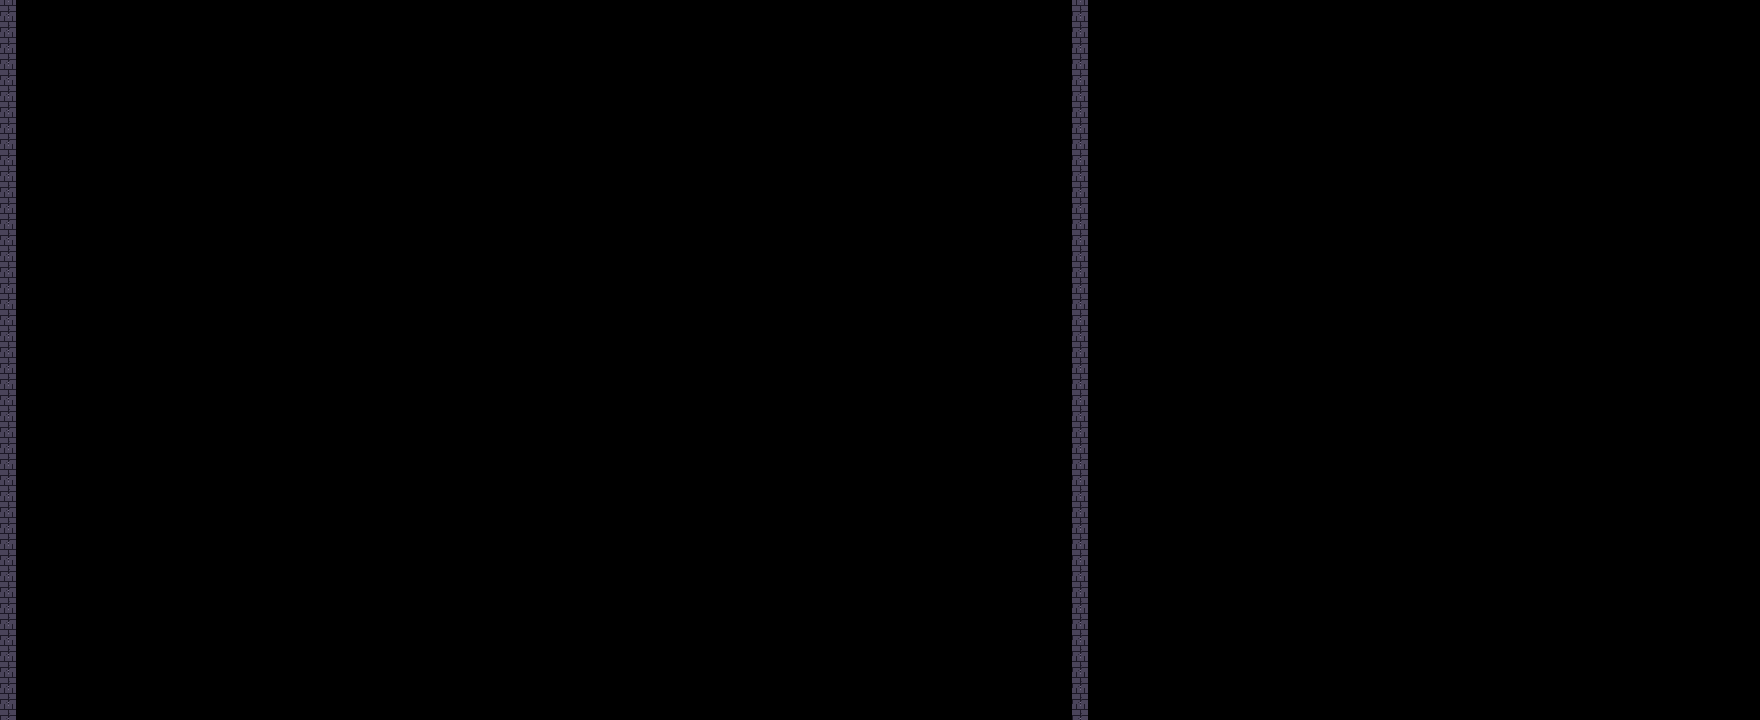

This is a level from a 2D game, rendered from its Tiled map with the project's own tilesets. A one-line summary and the map file follow, with tile-layer data summarised:
An orthogonal 110x45 tile map with 16x16 px tiles, 6 tile layers (BG_Far, BG_Mid, BG_Near, Terrain, ...) and 74 objects (24x Waypoint, 19x Platform, 8x Solid, 6x WalkerPalom, 6x FlyingHalcon, ...).

<map version="1.10" tiledversion="1.12.2" orientation="orthogonal" renderorder="right-down" width="110" height="45" tilewidth="16" tileheight="16" infinite="0" nextlayerid="9" nextobjectid="702">
 <properties>
  <property name="schema_version" value="1" />
  <property name="stage_id" value="hall" />
  <property name="stage_name" value="3-2  EL HALL" />
  <property name="author" value="Jose Pablo Monestel Cruz" />
  <property name="zone" type="int" value="3" />
  <property name="time_limit" type="int" value="170" />
  <property name="bgm_track" value="bgm_stage0" />
  <property name="climate" value="clear" />
  <property name="ambient_light" type="float" value="0.85" />
   <property name="bloom" type="float" value="0.25" />
  <property name="vignette" type="float" value="0.3" />
</properties>
 <tileset firstgid="1" name="tileset_gavilan_ciudad" tilewidth="16" tileheight="16" tilecount="64" columns="8">
  <image source="../../tilesets/tileset_gavilan_ciudad.png" width="128" height="128" />
 </tileset>
 <layer id="1" name="BG_Far" width="110" height="45">
  <data>[4950 cells, 0 non-empty, 0 distinct tile ids]</data>
 </layer>
 <layer id="2" name="BG_Mid" width="110" height="45">
  <data>[4950 cells, 0 non-empty, 0 distinct tile ids]</data>
 </layer>
 <layer id="3" name="BG_Near" width="110" height="45">
  <data>[4950 cells, 0 non-empty, 0 distinct tile ids]</data>
 </layer>
 <layer id="4" name="Terrain" width="110" height="45">
  <data>[4950 cells, 90 non-empty, 1 distinct tile ids]</data>
 </layer>
 <layer id="5" name="Terrain_Detail" width="110" height="45">
  <data>[4950 cells, 0 non-empty, 0 distinct tile ids]</data>
 </layer>
 <objectgroup id="7" name="Collision">
  <object id="200" name="Solid" type="Solid" x="0" y="80" width="1088" height="16" />
  <object id="201" name="Solid" type="Solid" x="0" y="0" width="16" height="608" />
  <object id="202" name="Solid" type="Solid" x="1072" y="0" width="16" height="608" />
  <object id="203" name="Solid" type="Solid" x="16" y="528" width="384" height="80" />
  <object id="204" name="Solid" type="Solid" x="416" y="528" width="656" height="80" />
  <object id="205" name="Solid" type="Solid" x="96" y="496" width="16" height="32" />
  <object id="206" name="Solid" type="Solid" x="384" y="496" width="16" height="32" />
  <object id="207" name="Platform" type="Platform" x="160" y="384" width="240" height="16" />
  <object id="208" name="Platform" type="Platform" x="448" y="384" width="240" height="16" />
  <object id="209" name="Platform" type="Platform" x="64" y="464" width="32" height="16" />
  <object id="210" name="Platform" type="Platform" x="112" y="432" width="32" height="16" />
  <object id="211" name="Platform" type="Platform" x="704" y="432" width="32" height="16" />
  <object id="212" name="Platform" type="Platform" x="752" y="464" width="32" height="16" />
  <object id="213" name="Solid" type="Solid" x="928" y="496" width="16" height="32" />
  <object id="214" name="Platform" type="Platform" x="192" y="320" width="32" height="16" />
  <object id="215" name="Platform" type="Platform" x="256" y="272" width="32" height="16" />
  <object id="216" name="Platform" type="Platform" x="320" y="224" width="32" height="16" />
  <object id="217" name="Platform" type="Platform" x="384" y="224" width="32" height="16" />
  <object id="218" name="Platform" type="Platform" x="448" y="224" width="32" height="16" />
  <object id="219" name="Platform" type="Platform" x="512" y="224" width="32" height="16" />
  <object id="220" name="Platform" type="Platform" x="576" y="224" width="32" height="16" />
  <object id="221" name="Platform" type="Platform" x="640" y="224" width="32" height="16" />
  <object id="222" name="Platform" type="Platform" x="960" y="464" width="32" height="16" />
  <object id="223" name="Platform" type="Platform" x="896" y="400" width="32" height="16" />
  <object id="224" name="Platform" type="Platform" x="832" y="336" width="32" height="16" />
  <object id="225" name="Platform" type="Platform" x="768" y="272" width="32" height="16" />
  <object id="226" name="Platform" type="Platform" x="704" y="224" width="64" height="16" />
 </objectgroup>
 <objectgroup id="6" name="Objects">
  <object id="1" name="PlayerSpawn_01" type="PlayerSpawn" x="32" y="528" width="16" height="16" />
  <object id="2" name="DeathPit_hall" type="DeathPit" x="400" y="528" width="16" height="80" />
  <object id="3" name="Checkpoint_00" type="Checkpoint" x="896" y="496" width="16" height="32"> <properties><property name="checkpoint_id" value="0" /></properties></object>
  <object id="700" name="Checkpoint_01" type="Checkpoint" x="96" y="496" width="16" height="32"> <properties><property name="checkpoint_id" value="1" /></properties></object>
  <object id="4" name="NextTrigger_01" type="NextTrigger" x="720" y="192" width="16" height="64" />
  <object id="5" name="WalkerPalom_5" type="WalkerPalom" x="176" y="496" width="16" height="32" />
  <object id="6" name="WalkerPalom_6" type="WalkerPalom" x="256" y="496" width="16" height="32" />
  <object id="7" name="WalkerPalom_7" type="WalkerPalom" x="480" y="496" width="16" height="32" />
  <object id="8" name="WalkerPalom_8" type="WalkerPalom" x="704" y="496" width="16" height="32" />
  <object id="9" name="WalkerPalom_9" type="WalkerPalom" x="832" y="496" width="16" height="32" />
  <object id="10" name="ShooterBuitre_10" type="ShooterBuitre" x="224" y="352" width="16" height="32" />
  <object id="11" name="ShooterBuitre_11" type="ShooterBuitre" x="544" y="352" width="16" height="32" />
  <object id="12" name="FlyingHalcon_0" type="FlyingHalcon" x="160" y="256" width="16" height="16"> <properties><property name="flight_mode" value="bezier" /></properties></object>
  <object id="500" name="Waypoint_FlyingHalcon_0_0" type="Waypoint" x="112" y="256" width="8" height="8"> <properties><property name="owner_id" value="FlyingHalcon_0" /></properties></object>
  <object id="501" name="Waypoint_FlyingHalcon_0_1" type="Waypoint" x="160" y="236" width="8" height="8"> <properties><property name="owner_id" value="FlyingHalcon_0" /></properties></object>
  <object id="502" name="Waypoint_FlyingHalcon_0_2" type="Waypoint" x="208" y="256" width="8" height="8"> <properties><property name="owner_id" value="FlyingHalcon_0" /></properties></object>
  <object id="503" name="Waypoint_FlyingHalcon_0_3" type="Waypoint" x="160" y="276" width="8" height="8"> <properties><property name="owner_id" value="FlyingHalcon_0" /></properties></object>
  <object id="13" name="FlyingHalcon_1" type="FlyingHalcon" x="320" y="288" width="16" height="16"> <properties><property name="flight_mode" value="bezier" /></properties></object>
  <object id="516" name="Waypoint_FlyingHalcon_1_0" type="Waypoint" x="272" y="288" width="8" height="8"> <properties><property name="owner_id" value="FlyingHalcon_1" /></properties></object>
  <object id="517" name="Waypoint_FlyingHalcon_1_1" type="Waypoint" x="320" y="268" width="8" height="8"> <properties><property name="owner_id" value="FlyingHalcon_1" /></properties></object>
  <object id="518" name="Waypoint_FlyingHalcon_1_2" type="Waypoint" x="368" y="288" width="8" height="8"> <properties><property name="owner_id" value="FlyingHalcon_1" /></properties></object>
  <object id="519" name="Waypoint_FlyingHalcon_1_3" type="Waypoint" x="320" y="308" width="8" height="8"> <properties><property name="owner_id" value="FlyingHalcon_1" /></properties></object>
  <object id="14" name="FlyingHalcon_2" type="FlyingHalcon" x="480" y="224" width="16" height="16"> <properties><property name="flight_mode" value="bezier" /></properties></object>
  </objectgroup>
 <layer id="8" name="FG_Overlay" width="110" height="45">
  <data>[4950 cells, 0 non-empty, 0 distinct tile ids]</data>
 </layer>
</map>
<!-- 24 of 74 objects omitted -->
